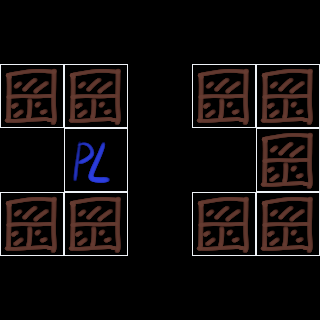

A 2D game scene composited from a Tiled map and its tileset images. What follows is a short description and the map's XML, with every tile layer's data as written:
An orthogonal 5x5 tile map with 64x64 px tiles, 1 tile layer (Tiles) and 2 objects (level1, lock$z).

<map version="1.5" tiledversion="1.6.0" orientation="orthogonal" renderorder="right-down" width="5" height="5" tilewidth="64" tileheight="64" infinite="0" nextlayerid="6" nextobjectid="11">
 <tileset firstgid="1" source="level_design.tsx" />
 <layer id="4" name="Tiles" width="5" height="5">
  <data encoding="csv">
0,0,0,0,0,
4,4,0,4,4,
0,1,0,0,4,
4,4,0,4,4,
0,0,0,0,0
</data>
 </layer>
 <objectgroup id="5" name="Objects">
  <object id="5" name="level1" x="192" y="128" width="64" height="64" />
  <object id="8" name="lock$z" x="0" y="128" width="64" height="64" />
 </objectgroup>
</map>
